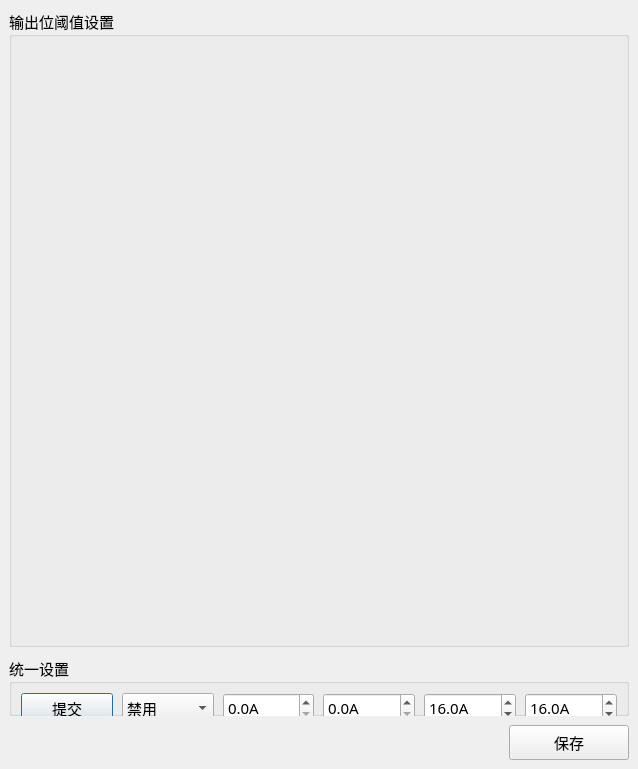
<?xml version="1.0" encoding="UTF-8"?>
<ui version="4.0">
 <class>Home_SetOpDlg</class>
 <widget class="QDialog" name="Home_SetOpDlg">
  <property name="geometry">
   <rect>
    <x>0</x>
    <y>0</y>
    <width>638</width>
    <height>769</height>
   </rect>
  </property>
  <property name="font">
   <font>
    <family>微软雅黑</family>
    <pointsize>11</pointsize>
   </font>
  </property>
  <property name="windowTitle">
   <string>输出位设置</string>
  </property>
  <layout class="QGridLayout" name="gridLayout">
   <property name="leftMargin">
    <number>9</number>
   </property>
   <property name="topMargin">
    <number>9</number>
   </property>
   <property name="rightMargin">
    <number>9</number>
   </property>
   <property name="bottomMargin">
    <number>9</number>
   </property>
   <property name="spacing">
    <number>9</number>
   </property>
   <item row="0" column="0" colspan="2">
    <widget class="QGroupBox" name="groupBox">
     <property name="title">
      <string>输出位阈值设置</string>
     </property>
    </widget>
   </item>
   <item row="1" column="0" colspan="2">
    <widget class="QGroupBox" name="groupBox_2">
     <property name="maximumSize">
      <size>
       <width>16777215</width>
       <height>60</height>
      </size>
     </property>
     <property name="title">
      <string>统一设置</string>
     </property>
     <layout class="QGridLayout" name="gridLayout_2">
      <property name="leftMargin">
       <number>9</number>
      </property>
      <property name="topMargin">
       <number>9</number>
      </property>
      <property name="rightMargin">
       <number>9</number>
      </property>
      <property name="bottomMargin">
       <number>9</number>
      </property>
      <property name="spacing">
       <number>9</number>
      </property>
      <item row="0" column="4">
       <widget class="QDoubleSpinBox" name="curCrMinSpin">
        <property name="minimumSize">
         <size>
          <width>0</width>
          <height>30</height>
         </size>
        </property>
        <property name="suffix">
         <string>A</string>
        </property>
        <property name="decimals">
         <number>1</number>
        </property>
        <property name="maximum">
         <double>300.000000000000000</double>
        </property>
       </widget>
      </item>
      <item row="0" column="1">
       <widget class="QPushButton" name="okBtn">
        <property name="minimumSize">
         <size>
          <width>30</width>
          <height>30</height>
         </size>
        </property>
        <property name="text">
         <string>提交</string>
        </property>
       </widget>
      </item>
      <item row="0" column="3">
       <widget class="QDoubleSpinBox" name="curMinSpin">
        <property name="minimumSize">
         <size>
          <width>0</width>
          <height>30</height>
         </size>
        </property>
        <property name="suffix">
         <string>A</string>
        </property>
        <property name="decimals">
         <number>1</number>
        </property>
        <property name="maximum">
         <double>300.000000000000000</double>
        </property>
       </widget>
      </item>
      <item row="0" column="5">
       <widget class="QDoubleSpinBox" name="curCrMaxSpin">
        <property name="minimumSize">
         <size>
          <width>0</width>
          <height>30</height>
         </size>
        </property>
        <property name="suffix">
         <string>A</string>
        </property>
        <property name="decimals">
         <number>1</number>
        </property>
        <property name="maximum">
         <double>300.000000000000000</double>
        </property>
        <property name="value">
         <double>16.000000000000000</double>
        </property>
       </widget>
      </item>
      <item row="0" column="6">
       <widget class="QDoubleSpinBox" name="curMaxSpin">
        <property name="minimumSize">
         <size>
          <width>0</width>
          <height>30</height>
         </size>
        </property>
        <property name="suffix">
         <string>A</string>
        </property>
        <property name="decimals">
         <number>1</number>
        </property>
        <property name="maximum">
         <double>300.000000000000000</double>
        </property>
        <property name="value">
         <double>16.000000000000000</double>
        </property>
       </widget>
      </item>
      <item row="0" column="2">
       <widget class="QComboBox" name="enComboBox">
        <property name="minimumSize">
         <size>
          <width>0</width>
          <height>30</height>
         </size>
        </property>
        <item>
         <property name="text">
          <string>禁用</string>
         </property>
        </item>
        <item>
         <property name="text">
          <string>启用</string>
         </property>
        </item>
       </widget>
      </item>
     </layout>
    </widget>
   </item>
   <item row="2" column="0">
    <spacer name="horizontalSpacer">
     <property name="orientation">
      <enum>Qt::Horizontal</enum>
     </property>
     <property name="sizeHint" stdset="0">
      <size>
       <width>491</width>
       <height>20</height>
      </size>
     </property>
    </spacer>
   </item>
   <item row="2" column="1">
    <widget class="QPushButton" name="saveBtn">
     <property name="minimumSize">
      <size>
       <width>120</width>
       <height>35</height>
      </size>
     </property>
     <property name="text">
      <string>保存</string>
     </property>
    </widget>
   </item>
  </layout>
 </widget>
 <resources/>
 <connections/>
</ui>
